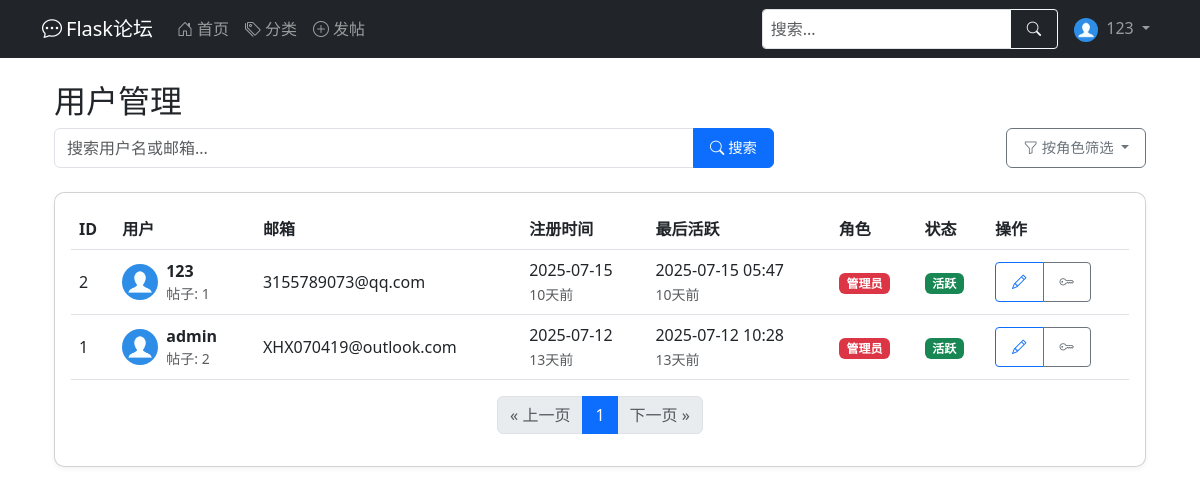
/admin/users (signed in), run on the app's committed database.
### app/models.py (models this page shows, shortened)
class User(UserMixin, db.Model):
    __tablename__ = 'user'
    id = db.Column(db.Integer, primary_key=True)
    username = db.Column(db.String(64), index=True, unique=True, nullable=False)
    email = db.Column(db.String(120), index=True, unique=True, nullable=False)
    password_hash = db.Column(db.String(128), nullable=False)
    created_at = db.Column(db.DateTime, default=datetime.utcnow)
    last_seen = db.Column(db.DateTime, default=datetime.utcnow)
    about_me = db.Column(db.Text)
    avatar = db.Column(db.String(120), default='default.jpg')  # 头像
    permissions = db.Column(db.Integer, default=Permissions.USER)
    posts = db.relationship('Post', backref='author', lazy='dynamic')  # 在Post处能查到作者，用法：Post.author
    def avatar_url(self):
        return url_for('static', filename=f'profile_pics/{self.avatar}', _external=True)
    def has_permission(self, permission):
        return (self.permissions & permission) == permission
    def is_admin(self):
        return self.has_permission(Permissions.ADMIN)

### app/admin.py (the view)
@admin_bp.route('/users')
@admin_required
def users():  # todo 补全筛选功能
    page = request.args.get('page', 1, type=int)
    per_page = 20
    users_ = User.query.order_by(User.created_at.desc()).paginate(page=page, per_page=per_page, error_out=False)
    return render_template('admin/users.html', users=users_)

### app/models.py (called while the page is built)
@login_manager.user_loader
def load_user(user_id):
    return User.query.get(int(user_id))

### app/templates/admin/users.html (shortened to what this page needs)
{% extends "admin/base.html" %}
{% block admin_content %}
<h2>用户管理</h2>
<div class="row mb-4">
    <div class="col-md-8">
        <form action="{{ url_for('admin.users') }}" method="get" class="d-flex">
            <div class="input-group">
                <input type="text" name="q" class="form-control" placeholder="搜索用户名或邮箱..."
                       value="{{ request.args.get('q', '') }}">
                <button class="btn btn-primary" type="submit">
                    <i class="bi bi-search"></i> 搜索
                </button>
            </div>
        </form>
    </div>
    <div class="col-md-4 text-end">
        <div class="dropdown">
            <button class="btn btn-outline-secondary dropdown-toggle" type="button" id="roleFilter"
                    data-bs-toggle="dropdown" aria-expanded="false">
                <i class="bi bi-funnel"></i> 按角色筛选
            </button>
        </div>
    </div>
</div>
<div class="card">
    <div class="card-body">
        <div class="table-responsive">
            <table class="table table-hover align-middle">
                <thead>
                    <tr>
                        <th>ID</th>
                        <th>用户</th>
                        <th>邮箱</th>
                        <th>注册时间</th>
                        <th>最后活跃</th>
                        <th>角色</th>
                        <th>状态</th>
                        <th>操作</th>
                    </tr>
                </thead>
                <tbody>
                    {% for user in users.items %}
                    <tr>
                        <td>{{ user.id }}</td>
                        <td>
                            <div class="d-flex align-items-center">
                                <img src="{{ user.avatar_url() }}" class="rounded-circle me-2" width="36" height="36">
                                <div>
                                    <strong>{{ user.username }}</strong>
                                    <div class="small text-muted">帖子: {{ user.posts.count() }}</div>
                                </div>
                            </div>
                        </td>
                        <td>{{ user.email }}</td>
                        <td>
                            <span class="d-block">{{ user.created_at.strftime('%Y-%m-%d') }}</span>
                            <small class="text-muted">{{ user.created_at|time_ago }}</small>
                        </td>
                        <td>
                            <span class="d-block">{{ user.last_seen.strftime('%Y-%m-%d %H:%M') }}</span>
                            <small class="text-muted">{{ user.last_seen|time_ago }}</small>
                        </td>
                        <td>
                            {% if user.is_admin() %}
                                <span class="badge bg-danger">管理员</span>
                            {% elif user.has_permission(Permissions.MODERATE) %}
                                <span class="badge bg-warning">版主</span>
                            {% else %}
                                <span class="badge bg-primary">普通用户</span>
                            {% endif %}
                        </td>
                        <td>
                            {% if user.is_active %}
                                <span class="badge bg-success">活跃</span>
                            {% else %}
                                <span class="badge bg-secondary">禁用</span>
                            {% endif %}
                        </td>
                        <td>
                            <div class="btn-group btn-group-sm">
                                <a href="{{ url_for('admin.edit_user', user_id=user.id) }}"
                                   class="btn btn-outline-primary" title="编辑">
                                    <i class="bi bi-pencil"></i>
                                </a>
                                <a href="{{ url_for('admin.reset_user_password', user_id=user.id) }}"
                                   class="btn btn-outline-secondary" title="重置密码">
                                    <i class="bi bi-key"></i>
                                </a>
                            </div>
                        </td>
                    </tr>
                    {% else %}
                    <tr>
                        <td colspan="8" class="text-center py-4">没有找到用户</td>
                    </tr>
                    {% endfor %}
                </tbody>
            </table>
        </div>
        <nav aria-label="用户分页">
            <ul class="pagination justify-content-center">
                {% if users.has_prev %}
                <li class="page-item">
                    <a class="page-link" href="{{ url_for('admin.users', page=users.prev_num, q=request.args.get('q'), role=request.args.get('role')) }}">
                        &laquo; 上一页
                    </a>
                </li>
                {% else %}
                <li class="page-item disabled">
                    <a class="page-link" href="#" tabindex="-1">&laquo; 上一页</a>
                </li>
                {% endif %}
                {% for page_num in users.iter_pages(left_edge=1, right_edge=1, left_current=2, right_current=3) %}
                    {% if page_num %}
                        {% if users.page == page_num %}
                        <li class="page-item active"><a class="page-link" href="#">{{ page_num }}</a></li>
                        {% else %}
                        <li class="page-item">
                            <a class="page-link" href="{{ url_for('admin.users', page=page_num, q=request.args.get('q'), role=request.args.get('role')) }}">
                                {{ page_num }}
                            </a>
                        </li>
                        {% endif %}
                    {% else %}
                        <li class="page-item disabled"><span class="page-link">...</span></li>
                    {% endif %}
                {% endfor %}
                {% if users.has_next %}
                <li class="page-item">
                    <a class="page-link" href="{{ url_for('admin.users', page=users.next_num, q=request.args.get('q'), role=request.args.get('role')) }}">
                        下一页 &raquo;
                    </a>
                </li>
                {% else %}
                <li class="page-item disabled">
                    <a class="page-link" href="#" tabindex="-1">下一页 &raquo;</a>
                </li>
                {% endif %}
            </ul>
        </nav>
    </div>
</div>
{% endblock %}

### app/templates/base.html (shortened to what this page needs)
<!DOCTYPE html>
<html lang="zh" data-bs-theme="auto">
<head>
    <link href="/static/css/bootstrap.min.css" rel="stylesheet">
    <link rel="stylesheet" href="/static/css/bootstrap-icons.css">
</head>
<body>
<nav class="navbar navbar-expand-lg navbar-dark bg-dark desktop-nav">
    <div class="container">
        <a class="navbar-brand" href="{{ url_for('main.index') }}">
            <i class="bi bi-chat-dots me-1"></i>Flask论坛
        </a>
        <div class="collapse navbar-collapse" id="mainNavbar">
            <ul class="navbar-nav me-auto">
                <li class="nav-item">
                    <a class="nav-link" href="{{ url_for('main.index') }}">
                        <i class="bi bi-house-door me-1"></i>首页
                    </a>
                </li>
                <li class="nav-item">
                    <a class="nav-link" href="{{ url_for('main.list_categories') }}">
                        <i class="bi bi-tags me-1"></i>分类
                    </a>
                </li>
                <li class="nav-item">
                    <a class="nav-link" href="{{ url_for('main.create_post') }}">
                        <i class="bi bi-plus-circle me-1"></i>发帖
                    </a>
                </li>
            </ul>
            <form class="d-flex me-2 my-2 my-lg-0" action="{{ url_for('main.index') }}" method="get">
                <div class="input-group">
                    <input type="search" name="q" class="form-control form-control-sm" placeholder="搜索..."
                           aria-label="搜索" value="{{ request.args.get('q', '') }}">
                    <button class="btn btn-outline-light btn-sm" type="submit">
                        <i class="bi bi-search"></i>
                    </button>
                </div>
            </form>
            <ul class="navbar-nav">
                {% if current_user.is_authenticated %}
                <li class="nav-item dropdown">
                    <a class="nav-link dropdown-toggle" href="#" id="userDropdown" role="button"
                       data-bs-toggle="dropdown" aria-expanded="false">
                        <img src="{{ current_user.avatar_url() }}" class="rounded-circle me-1" width="24" height="24"
                             alt="头像">
                        {{ current_user.username }}
                    </a>
                </li>
                {% endif %}
            </ul>
        </div>
    </div>
</nav>
<main class="container mt-3 mb-5">
    {% block content %}{% endblock %}
</main>
</body>
</html>

### app/templates/base.html (style rules this page uses)
:root { --mobile-nav-height: 56px; }
@media (min-width: 769px) { .desktop-nav { display: block; } }
input, textarea, select { font-size: 16px !important; }
.card { margin-bottom: 15px; border-radius: 10px; box-shadow: 0 2px 5px rgba(0,0,0,0.05); }
.btn { padding: 8px 16px; font-size: 0.9rem; }

### data on the page
User: avatar_url (placeholder picture), username "123", id "2", posts.count "1", email "3155789073@qq.com", created_at "2025-07-15", created_at "10天前", last_seen "2025-07-15 05:47", last_seen "10天前", permissions "管理员"
User: id "1", avatar_url (placeholder picture), username "admin", posts.count "2", email "XHX070419@outlook.com", created_at "2025-07-12", created_at "13天前", last_seen "2025-07-12 10:28", last_seen "13天前", permissions "管理员"

### other printed values
{{ page_num }} "1"
